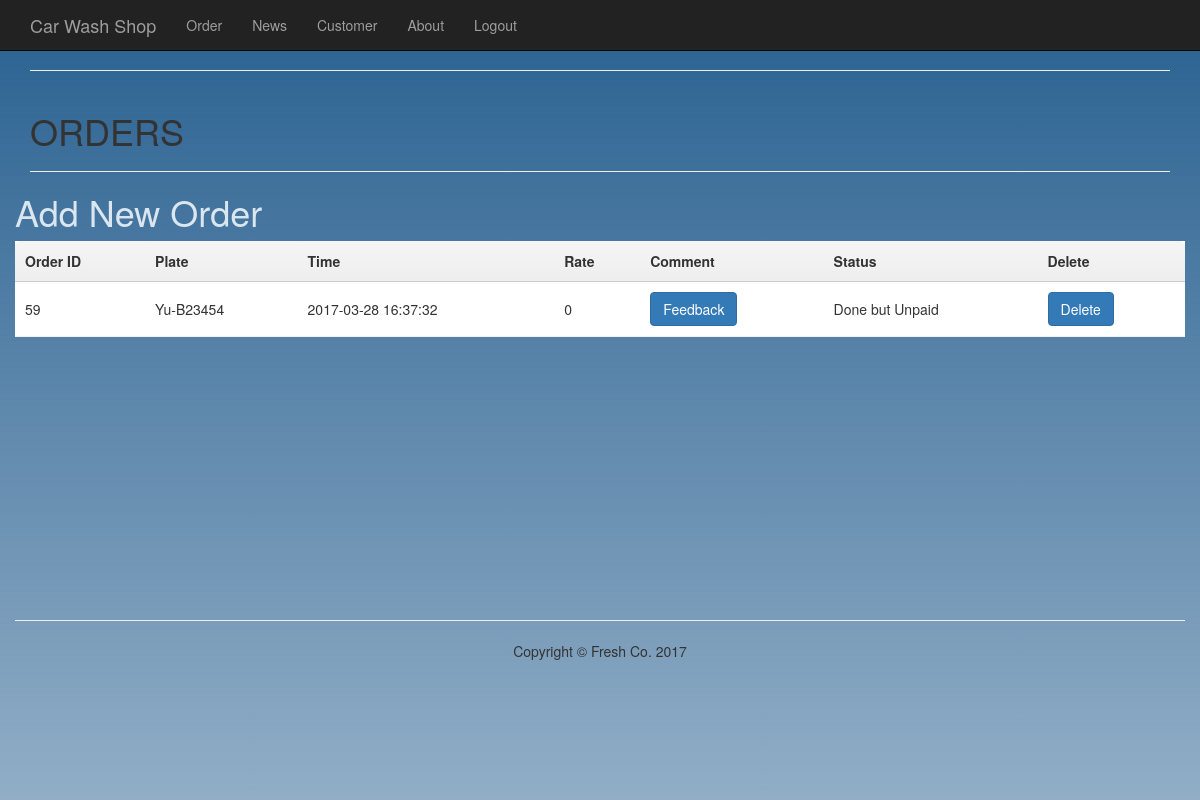
Before: /index.php?page=order (signed in) with the older database file.
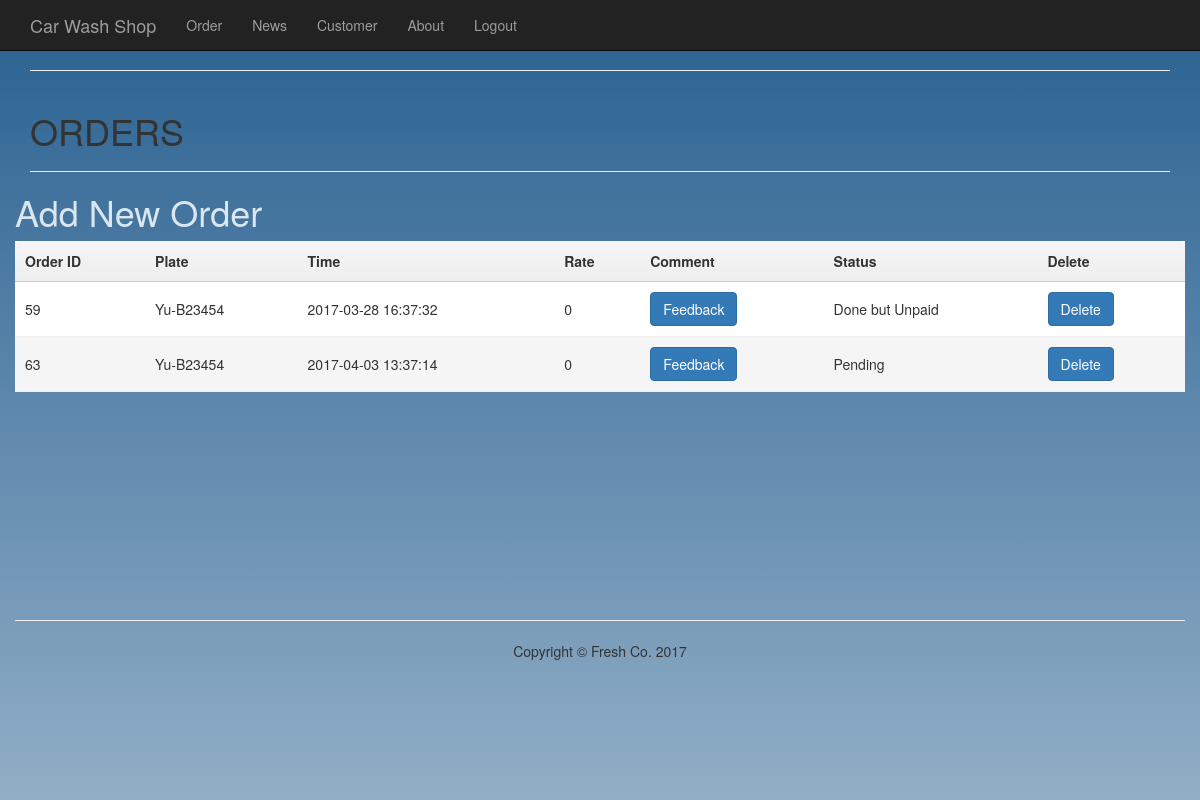
After: the same page with the newer database file.
### tables this page shows
CREATE TABLE IF NOT EXISTS `orders` (
  `id` int(10) unsigned NOT NULL,
  `cus_id` int(10) unsigned DEFAULT NULL,
  `Date` date DEFAULT NULL,
  `Time` time DEFAULT NULL,
  `status` int(11) DEFAULT NULL,
  `rate` int(11) NOT NULL
);

CREATE TABLE IF NOT EXISTS `car` (
  `id` int(11) NOT NULL,
  `plate` varchar(50) DEFAULT NULL,
  `brand` varchar(100) DEFAULT NULL,
  `color` varchar(100) DEFAULT NULL,
  `cus_id` int(10) unsigned DEFAULT NULL
);

### inc/db.php (called while the page is built, shortened)
<?php
 class Mysql{
	function __construct(){
		$this->conn=$this->getConn();
	}
	function getConn(){
        $conn =  mysql_connect('localhost','root','0618') or die("Cannot connect to server".mysql_error());
        return $conn;
    }
	function fetch($result){
        $row = mysql_fetch_array($result);
        return $row;
    }
	function query($sql){
        $res = mysql_query($sql,$this->conn) or die(mysql_error());
		return $res;
	}
}
$mysql = new Mysql();
?>

### app/order.php (the view, shortened to what this page needs)
<div class="container">
        <hr>
        <div class="row">
            <div class="col-sm-12 col-md-offset-0">
                <h1>ORDERS</h1>
				<hr>
			</div>
				<h1><a href="index.php?page=addorder" class="addorder">Add New Order</a></h1>
				<table class="zebra">
					<thead>
						<tr>
				       	 	<th>Order ID</th>
							<th>Plate</th>
							<th>Time</th>
							<th>Rate</th>
							<th>Comment</th>
							<th>Status</th>
							<th>Delete</th>
					</thead>
						<?php
					$sql_orders = "SELECT o.id,c.plate,CONCAT(Date,' ',Time) AS time,o.status,o.rate FROM orders AS o INNER JOIN order_service AS os ON o.id=os.order_id INNER JOIN car AS c ON c.id=os.car_id WHERE o.cus_id='".$_SESSION['customer_id']."'";
					$result_orders = $mysql->query($sql_orders);
					while ($row_orders = $mysql->fetch($result_orders)){
						?>
		            <tr>
					 <td><?php echo $row_orders['id']; ?></td>
		             <td><?php echo $row_orders['plate']; ?></td>
		             <td><?php echo $row_orders['time']; ?></td>
		             <td><?php echo $row_orders['rate']; ?></td>
					 <td>
						 <form method="post">
						 	 <input type="button" onClick="disp_prompt()" value="Feedback" class="btn btn-primary"/>
						 </form>
					 </td>
					 <td>
						<?php
						switch($row_orders['status']){
							case 1: echo 'Pending';break;
							case 3: echo 'Done but Unpaid';break;
						}
						?>
					 </td>
					 <td>
						<a href ="javascript:if(confirm('Are You Sure to Delete?'))location='index.php?page=order&id=<?php echo $row_orders['id']?>'" class="btn btn-primary">Delete </a>
					 </td>
					</tr>
		 				<?php
		 			}
		 				?>
				</table>
        		</div>
    	</div>

### inc/header.php (shortened to what this page needs)
<!DOCTYPE html>
<html lang="en">
	<head>
		<link href="static/css/bootstrap.min.css" rel="stylesheet">
		<link href="static/font-awesome/css/font-awesome.min.css" rel="stylesheet" type="text/css">
		<link href="static/css/business-frontpage.css" rel="stylesheet">
		<link href="static/css/frontend.css" rel="stylesheet">
	</head>
	 <body>
        <div class="mainbody"></div>

### inc/nav.php (shortened to what this page needs)
   <nav class="navbar navbar-inverse navbar-fixed-top" role="navigation">
       <div class="container">
           <div class="navbar-header">
               <a class="navbar-brand" href="index.php">Car Wash Shop</a>
           </div>
           <div class="collapse navbar-collapse" id="bs-example-navbar-collapse-1">
               <ul class="nav navbar-nav">
                   <li>
                       <a href="index.php?page=order">Order</a>
                   </li>
                   <li>
                       <a href="index.php?page=news">News</a>
                   </li>
                   <li>
                       <a href="index.php?page=customer">Customer</a>
                   </li>
                   <li>
                       <a href="index.php?page=services">About</a>
                   </li>
				<?php
			    if ($_SESSION['customer_id'] != 0 ){
				?>
                   <li>
                       <a href="index.php?logout">Logout</a>
                   </li>
				<?php
			}
				?>
               </ul>
           </div>
       </div>
   </nav>
<div class="footwrap">

### index.php (shortened to what this page needs)
<?php
	 require "inc/db.php";
	 include "inc/header.php";
	 include "inc/nav.php";
	 if(isset($_GET['page'])){
		$page = $_GET['page'];
	 }else{
		$page = 'home';
	 }
	 if($page=='home'){
		include "app/home.php";
	}else if($page=='services'){
		include "app/services.php";
	}else if($page=='order'){
		include "app/order.php";
	}else if($page=='news'){
		include "app/news.php";
	}else if($page=='addorder'){
		include "app/addorder.php";
	}else if($page=='customer'){
		include "app/customer.php";
	}
	include "inc/footer.php";
?>

### inc/footer.php (shortened to what this page needs)
    </div>
    <footer>
            <div class="col-sm-12 text-center ">
				<hr>
                <p>Copyright &copy; Fresh Co. 2017</p>
            </div>
    </footer>
  </body>
</html>

### static/css/business-frontpage.css (style rules this page uses)
table { *border-collapse: collapse; border-spacing: 0; width: 100%; }
.zebra td, .zebra th { padding: 10px; border-bottom: 1px solid #f2f2f2; }
.zebra tbody tr:nth-child(even) { background: #f5f5f5; -webkit-box-shadow: 0 1px 0 rgba(255,255,255,.8) inset; -moz-box-shadow:0 1px 0 rgba(255,255,255,.8) inset; box-shadow: 0 1px 0 rgba(255,255,255,.8) inset; }
.zebra th { text-align: left; text-shadow: 0 1px 0 rgba(255,255,255,.5); border-bottom: 1px solid #ccc; background-color: #eee; background-image: -webkit-gradient(linear, left top, left bottom, from(#f5f5f5), to(#eee)); background-image: -webkit-linear-gradient(top, #f5f5f5, #eee); background-image: -moz-linear-gradient(top, #f5f5f5, #eee); background-image: -ms-linear-gradient(top, #f5f5f5, #eee); background-image: -o-linear-gradient(top, #f5f5f5, #eee); background-image: linear-gradient(top, #f5f5f5, #eee); }
.zebra th:first-child { -moz-border-radius: 6px 0 0 0; -webkit-border-radius: 6px 0 0 0; border-radius: 6px 0 0 0; }
.zebra th:last-child { -moz-border-radius: 0 6px 0 0; -webkit-border-radius: 0 6px 0 0; border-radius: 0 6px 0 0; }
.zebra { background: white; }

### static/css/frontend.css (style rules this page uses)
.footwrap { min-height: 600px; padding-top: 50px; }
.mainbody { background: -webkit-linear-gradient(top, #286090 0%,rgba(40, 96, 144, 0.51) 100%); width: 100%; height: 100%; position: fixed; z-index:-1; }
.addorder { color:#dae6f0; }

Changed rows visible on the page:
added orders: id "63", car.plate "Yu-B23454", time "2017-04-03 13:37:14", rate "0", shows "Pending"
